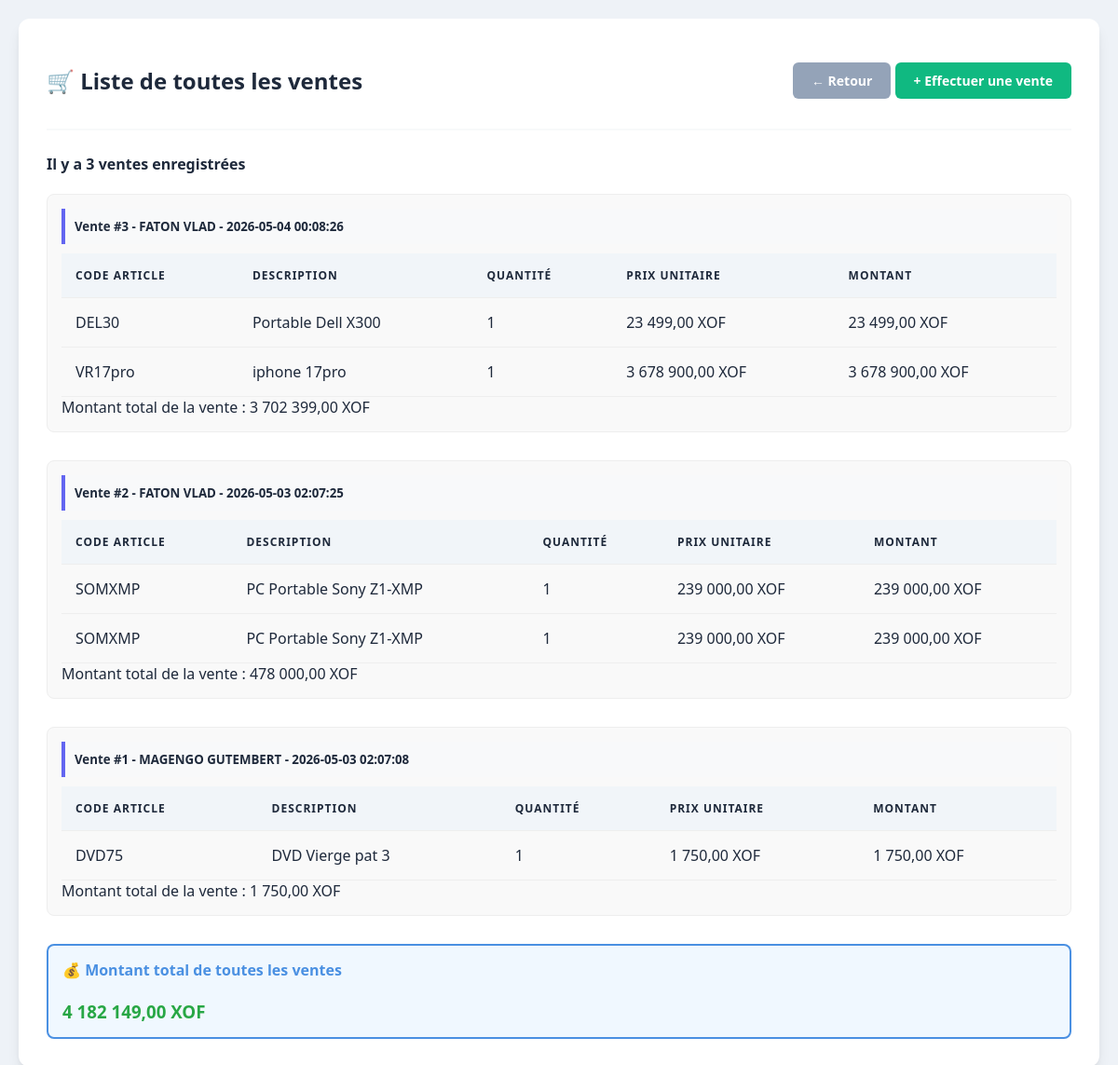
Page /listes-vente.php on the committed database.
### tables this page shows
CREATE TABLE `vente` (
  `id_vente` int(11) NOT NULL,
  `id_client` mediumint(9) NOT NULL,
  `date_vente` datetime NOT NULL DEFAULT current_timestamp(),
  `montant_total` decimal(10,2) NOT NULL
);

CREATE TABLE `client` (
  `id_client` mediumint(8) UNSIGNED NOT NULL,
  `nom` varchar(30) NOT NULL,
  `prenom` varchar(30) NOT NULL,
  `age` varchar(2) NOT NULL,
  `numéro` int(10) NOT NULL,
  `ville` varchar(20) NOT NULL,
  `adresse` varchar(60) NOT NULL,
  `mail` varchar(50) NOT NULL,
  `mot_de_passe` varchar(20) DEFAULT NULL,
  `id_user` mediumint(11) DEFAULT NULL
);

### listes-vente.php (the view, shortened to what this page needs)
<!DOCTYPE html>
<html lang="fr">
<head>
    <link rel="stylesheet" href="style.css">
</head>
<body>
<div class="container">
    <div class="header-actions">
        <h2>🛒 Liste de toutes les ventes</h2>
        <div>
            <a href="acceuil.php" class="btn btn-secondary">← Retour</a>
            <a href="formulaire_vente.php" class="btn btn-success">+ Effectuer une vente</a>
        </div>
    </div>
    <?php
    require 'config.php';
    try {
        $stmt = $pdo->query("
            SELECT v.id_vente, v.id_client, v.date_vente, v.montant_total,
                   c.nom, c.prenom
            FROM vente v
            LEFT JOIN client c ON v.id_client = c.id_client
            ORDER BY v.date_vente DESC
        ");
        $ventes = $stmt->fetchAll(PDO::FETCH_ASSOC);
    } catch (PDOException $e) {
        echo '<div class="message-erreur">Erreur : lecture impossible de la table vente.</div>';
        $ventes = [];
    }
    if (empty($ventes)) {
        echo '<div class="message-vide">Aucune vente enregistrée pour le moment.</div>';
    } else {
        $nbventes = count($ventes);
        echo '<h4>Il y a ' . $nbventes . ' ventes enregistrées</h4>';
        $total_general = 0;
        foreach ($ventes as $vente) {
            $id_vente = htmlspecialchars($vente['id_vente']);
            $nom_client = htmlspecialchars($vente['nom'] ?? 'Client supprimé');
            $prenom_client = htmlspecialchars($vente['prenom'] ?? '');
            $date_vente = htmlspecialchars($vente['date_vente']);
            $montant_vente = floatval($vente['montant_total']);
            $total_general += $montant_vente;
            echo '<div class="vente-section">';
            echo '<h5>Vente #' . $id_vente . ' - ' . $nom_client . ' ' . $prenom_client . ' - ' . $date_vente . '</h5>';
            try {
                $stmt = $pdo->prepare("
                    SELECT dv.quantite, dv.prix_unitaire, dv.montant,
                           a.codart, a.description
                    FROM detail_vente dv
                    INNER JOIN article a ON dv.codart = a.codart
                    WHERE dv.id_vente = ?
                    ORDER BY dv.codart
                ");
                $stmt->execute([$vente['id_vente']]);
                $details = $stmt->fetchAll(PDO::FETCH_ASSOC);
                if (!empty($details)) {
                    echo '<table>';
                    echo '<thead>';
                    echo '<tr>';
                    echo '<th>Code article</th>';
                    echo '<th>Description</th>';
                    echo '<th>Quantité</th>';
                    echo '<th>Prix unitaire</th>';
                    echo '<th>Montant</th>';
                    echo '</tr>';
                    echo '</thead>';
                    echo '<tbody>';
                    foreach ($details as $detail) {
                        echo '<tr>';
                        echo '<td>' . htmlspecialchars($detail['codart']) . '</td>';
                        echo '<td>' . htmlspecialchars($detail['description']) . '</td>';
                        echo '<td>' . htmlspecialchars($detail['quantite']) . '</td>';
                        echo '<td>' . number_format($detail['prix_unitaire'], 2, ',', ' ') . ' XOF</td>';
                        echo '<td class="montant-total">' . number_format($detail['montant'], 2, ',', ' ') . ' XOF</td>';
                        echo '</tr>';
                    }
                    echo '</tbody>';
                    echo '</table>';
                } else {
                    echo '<p style="color: #888; font-style: italic;">Aucun détail d\'article pour cette vente.</p>';
                }
                echo '<div class="total-vente">Montant total de la vente : ' . number_format($montant_vente, 2, ',', ' ') . ' XOF</div>';
            } catch (PDOException $e) {
                echo '<div class="message-erreur">Erreur : lecture impossible des détails de la vente.</div>';
            }
            echo '</div>';
        }
        echo '<div style="margin-top: 30px; padding: 15px; background-color: #f0f8ff; border: 2px solid #4a90e2; border-radius: 8px;">';
        echo '<h4 style="margin-top: 0; color: #4a90e2;">💰 Montant total de toutes les ventes</h4>';
        echo '<h3 style="color: #28a745; margin: 0;">' . number_format($total_general, 2, ',', ' ') . ' XOF</h3>';
        echo '</div>';
    }
    ?>
</div>
</body>
</html>

### style.css (style rules this page uses)
:root { --primary: #6366f1; --secondary: #94a3b8; --success: #10b981; --danger: #f43f5e; --warning: #f59e0b; --accent: #8b5cf6; --light: #f8f9fa; --dark: #1e293b; --shadow: 0 10px 15px -3px rgba(0, 0, 0, 0.1), 0 4px 6px -2px rgba(0, 0, 0, 0.05); }
body { font-family: 'Segoe UI', Tahoma, Geneva, Verdana, sans-serif; background-color: #eef2f7; margin: 0; padding: 20px; color: var(--dark); }
.container { max-width: 1100px; margin: 0 auto; background: white; padding: 30px; border-radius: 12px; box-shadow: var(--shadow); }
.header-actions { display: flex; justify-content: space-between; align-items: center; margin-bottom: 25px; border-bottom: 2px solid var(--light); padding-bottom: 15px; }
.btn { display: inline-block; padding: 10px 20px; border-radius: 6px; text-decoration: none; font-weight: 600; transition: 0.3s; cursor: pointer; border: none; font-size: 14px; }
.btn-secondary { background: var(--secondary); color: white; }
.btn-success { background: var(--success); color: white; }
table { width: 100%; border-collapse: collapse; margin-top: 10px; }
th, td { padding: 15px; text-align: left; border-bottom: 1px solid #eee; }
th { background-color: #f1f5f9; color: var(--dark); text-transform: uppercase; font-size: 12px; letter-spacing: 1px; }

### listes-vente.php (style rules this page uses)
.vente-section { margin-bottom: 30px; padding: 15px; background: #f9f9f9; border-radius: 8px; border: 1px solid #eee; }
h5 { background: var(--light); padding: 10px; border-left: 4px solid var(--primary); margin: 0 0 10px 0; }

### rows in the picture
vente: id_vente "3", id_client.nom "FATON", id_client.prenom "VLAD", date_vente "2026-05-04 00:08:26", codart "DEL30", description "Portable Dell X300", quantite "1", prix_unitaire "23 499,00", montant "23 499,00", codart "VR17pro", description "iphone 17pro", prix_unitaire "3 678 900,00", montant "3 678 900,00", montant_total "3 702 399,00"
vente: id_vente "2", id_client.nom "FATON", id_client.prenom "VLAD", date_vente "2026-05-03 02:07:25", codart "SOMXMP", description "PC Portable Sony Z1-XMP", quantite "1", prix_unitaire "239 000,00", montant "239 000,00", montant_total "478 000,00"
vente: id_vente "1", id_client.nom "MAGENGO", id_client.prenom "GUTEMBERT", date_vente "2026-05-03 02:07:08", codart "DVD75", description "DVD Vierge pat 3", quantite "1", prix_unitaire "1 750,00", montant "1 750,00", montant_total "1 750,00"

### other values in the picture
$nbventes "3"
$total_general "4 182 149,00"
